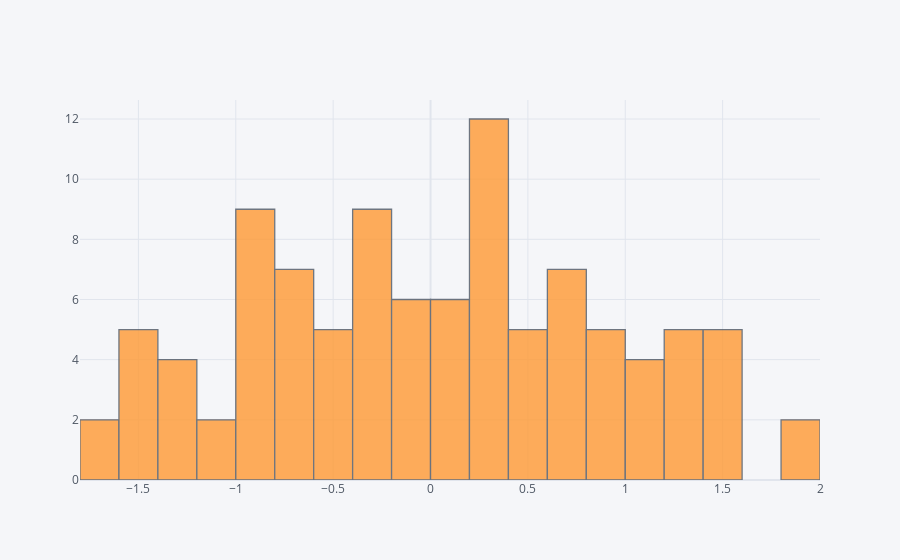

Notebook code cell kept with this figure:
### Markdown cell above
## histogram

### Code cell
df['A'].iplot(kind='hist',bins=25)

### Figure 1 — Plotly figure (JSON) as saved in the notebook; plotly's stock layout.template omitted (floating-point values rounded to 4 significant figures)
{"data": [{"histfunc": "count", "histnorm": "", "marker": {"color": "rgba(255, 153, 51, 1.0)", "line": {"color": "#4D5663", "width": 1.3}}, "name": "A", "nbinsx": 25, "opacity": 0.8, "orientation": "v", "type": "histogram", "x": [1.492, -0.1576, -0.9303, -0.6791, 1.247, -0.5806, 0.9551, -0.9562, 1.214, 0.3196, -1.442, 1.851, 1.985, 0.6095, -1.069, 0.6853, -0.8462, 0.2217, 0.8919, -0.1941, 0.3392, -0.06993, 0.6903, 0.6506, 0.7565, -1.308, -0.2246, 0.09919, 1.129, -0.3673, 0.09096, -0.8805, 0.8909, 0.1155, 0.5144, -0.2541, 1.483, 0.3675, -1.508, -0.6374, 1.146, 1.256, -0.2039, -0.9462, -0.8254, -1.29, -0.2716, -0.7928, -1.676, -0.7979, 0.5996, -0.9994, -1.369, -0.6602, -0.65, 0.9252, 1.256, 0.3156, -1.584, 1.078, -1.438, 0.1342, 0.3673, 1.526, 0.3603, 0.1504, 0.2046, -0.009861, -0.3194, 0.3484, -0.3994, -0.9116, 0.9655, 0.2423, -0.05746, 0.7553, -1.144, -0.8253, 0.5701, 0.2356, -0.5342, 0.5691, 0.09507, -0.6708, -1.28, -1.77, 1.215, -1.471, 1.427, -0.0724, 1.408, 0.6676, -0.3302, -0.358, -0.5747, -0.5423, 1.122, 0.3792, 0.4835, -0.4314]}], "layout": {"barmode": "overlay", "legend": {"bgcolor": "#F5F6F9", "font": {"color": "#4D5663"}}, "paper_bgcolor": "#F5F6F9", "plot_bgcolor": "#F5F6F9", "title": {"font": {"color": "#4D5663"}}, "xaxis": {"gridcolor": "#E1E5ED", "showgrid": true, "tickfont": {"color": "#4D5663"}, "title": {"font": {"color": "#4D5663"}, "text": ""}, "zerolinecolor": "#E1E5ED"}, "yaxis": {"gridcolor": "#E1E5ED", "showgrid": true, "tickfont": {"color": "#4D5663"}, "title": {"font": {"color": "#4D5663"}, "text": ""}, "zerolinecolor": "#E1E5ED"}}}
